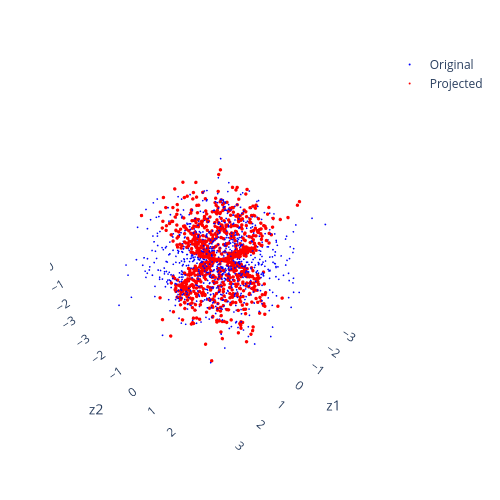

Write notebook code for a chart like this one.
### Code cell
# scatter the original and projected points using plotly, no pandas needed
import plotly.express as px
import plotly.graph_objects as go

fig = go.Figure()
fig.add_trace(go.Scatter3d(x=X[:,0], y=X[:,1], z=X[:,2], mode='markers', name='Original', marker=dict(color='blue', size=1)))
fig.add_trace(go.Scatter3d(x=X_proj[:,0], y=X_proj[:,1], z=X_proj[:,2], mode='markers', name='Projected', marker=dict(color='red', size=2)))
fig.update_layout(scene=dict(xaxis_title='z1', yaxis_title='z2', zaxis_title='z3'))
# no background, WHITE BACKGROUND LOOKS BETTER
fig.update_layout(scene=dict(xaxis=dict(showbackground=False), yaxis=dict(showbackground=False), zaxis=dict(showbackground=False)))
fig.update_layout(
    scene=dict(
        camera=dict(eye=dict(x=1.2, y=1.2, z=1.6)),  # Adjust these to "zoom" in
    ),
    margin=dict(l=50, r=50, b=50, t=50)
)
fig.update_layout(
                  #legend=dict(itemsizing="constant"),
                  width=500, height=500)
fig.show()

### Figure 1 — Plotly figure (JSON) as saved in the notebook; plotly's stock layout.template omitted (floating-point values rounded to 4 significant figures; data arrays with more than 128 entries replaced by an {"elided": "..."} marker saying what was removed)
{"data": [{"marker": {"color": "blue", "size": 1}, "mode": "markers", "name": "Original", "x": {"elided": "1000 float values"}, "y": {"elided": "1000 float values"}, "z": {"elided": "1000 float values"}, "type": "scatter3d"}, {"marker": {"color": "red", "size": 2}, "mode": "markers", "name": "Projected", "x": {"elided": "1000 float values"}, "y": {"elided": "1000 float values"}, "z": {"elided": "1000 float values"}, "type": "scatter3d"}], "layout": {"scene": {"xaxis": {"title": {"text": "z1"}, "showbackground": false}, "yaxis": {"title": {"text": "z2"}, "showbackground": false}, "zaxis": {"title": {"text": "z3"}, "showbackground": false}, "camera": {"eye": {"x": 1.2, "y": 1.2, "z": 1.6}}}, "margin": {"l": 50, "r": 50, "b": 50, "t": 50}, "width": 500, "height": 500}}
